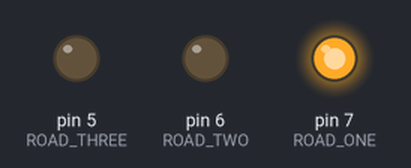
The sketch below on a simulated Arduino Uno, built with avr-gcc and run on an emulated ATmega328P. Parts: output pins drawn as LEDs (lit = HIGH).

Above: at 4.5 s.
At 13.5 s:
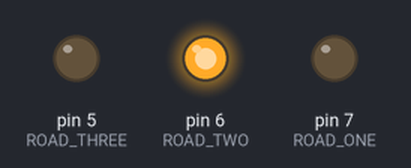
At 22.5 s:
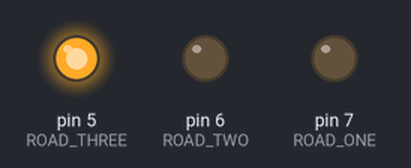
Timing chart, 0 to 35.1 s (numbered marks = the images above):
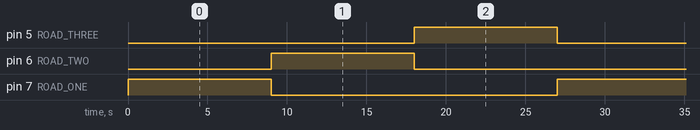

The sketch:

trafficlight.ino
```cpp
#define ROAD_ONE 7
#define ROAD_TWO 6
#define ROAD_THREE 5

void setup(){
  pinMode(ROAD_ONE,OUTPUT);
  pinMode(ROAD_TWO,OUTPUT);
  pinMode(ROAD_THREE,OUTPUT);
}
void loop(){
  digitalWrite(ROAD_ONE,HIGH);
  digitalWrite(ROAD_TWO,LOW);
  digitalWrite(ROAD_THREE,LOW);
  delay(9000);
  digitalWrite(ROAD_ONE,LOW);
  digitalWrite(ROAD_TWO,HIGH);
  digitalWrite(ROAD_THREE,LOW);
  delay(9000);
  digitalWrite(ROAD_ONE,LOW);
  digitalWrite(ROAD_TWO,LOW);
  digitalWrite(ROAD_THREE,HIGH);
  delay(9000);
}
```

Measured:
- by itself, pin 5 (ROAD_THREE), pin 6 (ROAD_TWO), pin 7 (ROAD_ONE): alternates HIGH for 9.0 s and LOW for 18.0 s
- by itself, everything shown: repeats every 27.0 s, in 3 steps
